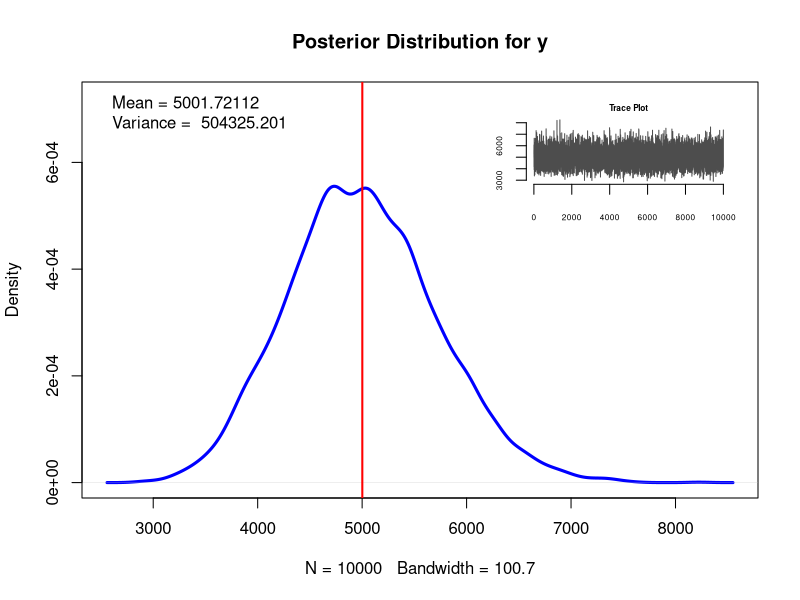

R code for this plot:
plot.post <- function(x,main=NULL) {
  mn.x <- round(mean(x),5)
  v.x <- round(var(x),3)
  den <- density(x)
  rng <- c(min(den$y),max(den$y))

  diff <- rng[2]-rng[1]
  main <- ifelse(is.null(main),"Posterior Distribution",
                         paste("Posterior Distribution for",main))
  plot(density(x),col="blue",ylim=c(rng[1],rng[2]+diff*.3),lwd=3,
       main=main)
  legend("topleft",legend=c(paste("Mean =",mn.x),
                            paste("Variance = ",v.x)),bty="n")
  abline(v=mn.x,col="red",lwd=2)
  rng.x <- range(den$x)
  x.diff <- rng.x[2] - rng.x[1]

  opts <- par()
    left <- rng.x[1] + x.diff*2/3
    right <- rng.x[2]
    par(fig = c(grconvertX(c(left,right),from="user",to="ndc"),
                grconvertY(c(rng[2],rng[2]+diff*.3),from="user",to="ndc")),
        mar = c(.1,.1,1,.1), new = TRUE)
    plot(x,type="l",col="gray30",cex.main=.5,axes=F,main="Trace Plot")
    axis(1,cex.axis=.5)
    axis(2,cex.axis=.5)
  par(opts)
}


y <- rgamma(10000,50,.01)
plot.post(y,"y")
